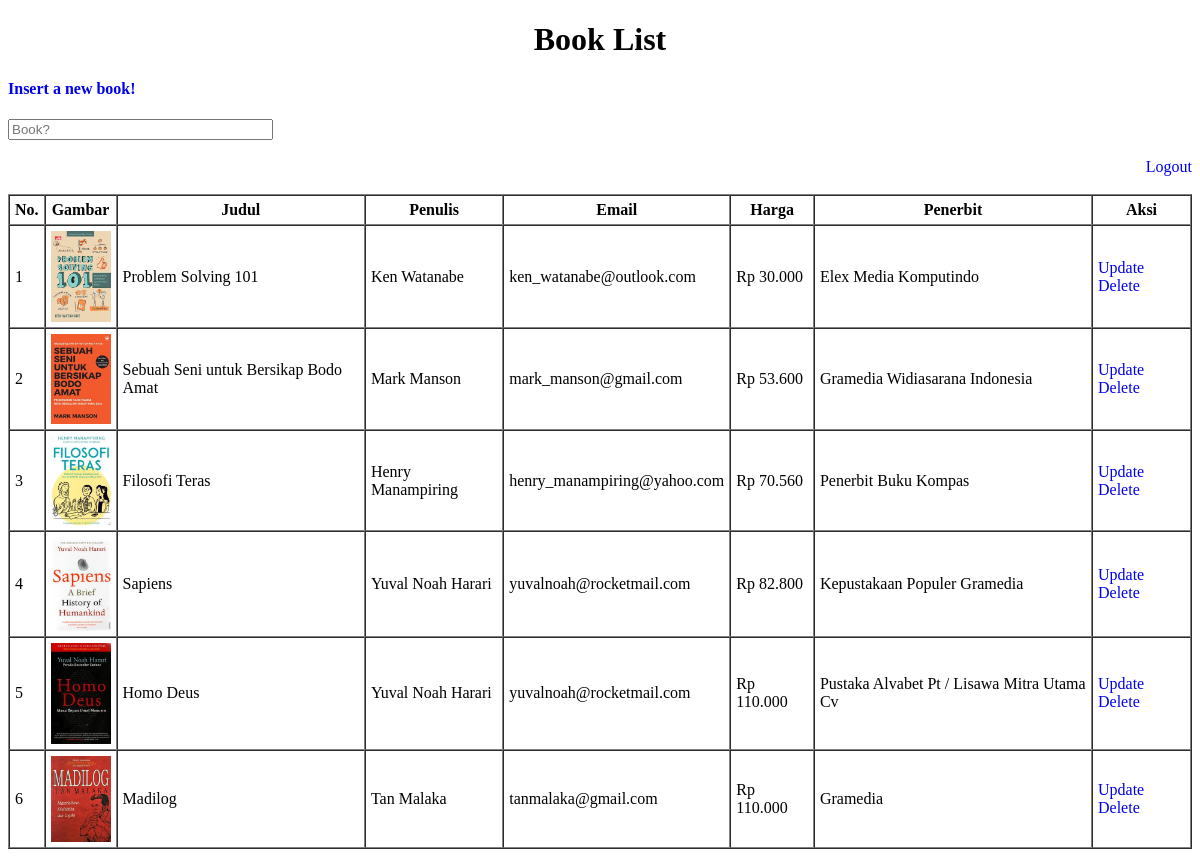
/index.php (signed in), run on the app's committed database.
### tables this page shows
CREATE TABLE `buku` (
  `id` int(11) NOT NULL,
  `judul` varchar(50) NOT NULL,
  `penulis` varchar(50) NOT NULL,
  `email` varchar(50) DEFAULT NULL,
  `harga` varchar(50) NOT NULL,
  `penerbit` varchar(50) NOT NULL,
  `gambar` varchar(50) NOT NULL
);

### functions.php (called while the page is built, shortened)
<?php
	$conn = mysqli_connect("localhost", "root", "", "perpustakaan");
	function query( $sql ) {
		global $conn;
		$result = mysqli_query($conn, $sql);
		$rows = [];
		while ($row = mysqli_fetch_assoc($result)){
			$rows[] = $row;
		}
		return $rows;
	}
?>

### index.php (the view, shortened to what this page needs)
<?php
require "functions.php";
$perpustakaan = query("SELECT * FROM buku");
?>
<!DOCTYPE html>
<html>
<head>
	<link rel="stylesheet" type="text/css" href="assets/css/style.css">
</head>
<body>
	<center>
		<h1>Book List</h1>
			<div align="left">
				<h4><a href="functions/insert.php">Insert a new book!</a></h4>
				<form action="" method="post">
					<input size="30" type="text" placeholder="Book?" autocomplete="off" name="keyword" id="keyword" autofocus>
				</form>
			</div><br>
			<div align="right">
				<a href="logout.php" class="logout">Logout</a>
			</div><br>
			<div id="container">
				<table border="1" cellpadding="5" cellspacing="0">
					<tr>
						<th>No.</th>
						<th>Gambar</th>
						<th>Judul</th>
						<th>Penulis</th>
						<th>Email</th>
						<th>Harga</th>
						<th>Penerbit</th>
						<th>Aksi</th>
					</tr>
					<? $i = 1; ?>
					<?php foreach( $perpustakaan as $row) : ?>
					<tr>
						<td><?= $i; ?></td>
						<td><img  align="center" width="60px" src="assets/img/<?= $row["gambar"]; ?>"></td>
						<td><?= $row["judul"]; ?></td>
						<td><?= $row["penulis"]; ?></td>
						<td><?= $row["email"]; ?></td>
						<td><?= $row["harga"]; ?></td>
						<td><?= $row["penerbit"]; ?></td>
						<td>
							<a href="functions/update.php?id=<?= $row["id"]; ?>">Update</a>
							<a href="functions/delete.php?id=<?= $row["id"]; ?>" onclick="return confirm('Do you want to delete this book?');">Delete</a>
						</td>
					</tr>
					<?php $i++; ?>
					<?php endforeach; ?>
				</table>
			</div>
		</center>
</body>
</html>

### assets/css/style.css (style rules this page uses)
a { text-decoration: none; }
body { font-family: verdana; }
img { align: center; }

### data on the page
buku: gambar (picture), judul "Problem Solving 101", penulis "Ken Watanabe", email "ken_watanabe@outlook.com", harga "Rp 30.000", penerbit "Elex Media Komputindo"
buku: gambar (picture), judul "Sebuah Seni untuk Bersikap Bodo Amat", penulis "Mark Manson", email "mark_manson@gmail.com", harga "Rp 53.600", penerbit "Gramedia Widiasarana Indonesia"
buku: gambar (picture), judul "Filosofi Teras", penulis "Henry Manampiring", email "henry_manampiring@yahoo.com", harga "Rp 70.560", penerbit "Penerbit Buku Kompas"
buku: gambar (picture), judul "Sapiens", penulis "Yuval Noah Harari", email "yuvalnoah@rocketmail.com", harga "Rp 82.800", penerbit "Kepustakaan Populer Gramedia"
buku: gambar (picture), judul "Homo Deus", penulis "Yuval Noah Harari", email "yuvalnoah@rocketmail.com", harga "Rp 110.000", penerbit "Pustaka Alvabet Pt / Lisawa Mitra Utama Cv"
buku: gambar (picture), judul "Madilog", penulis "Tan Malaka", email "tanmalaka@gmail.com", harga "Rp 110.000", penerbit "Gramedia"
